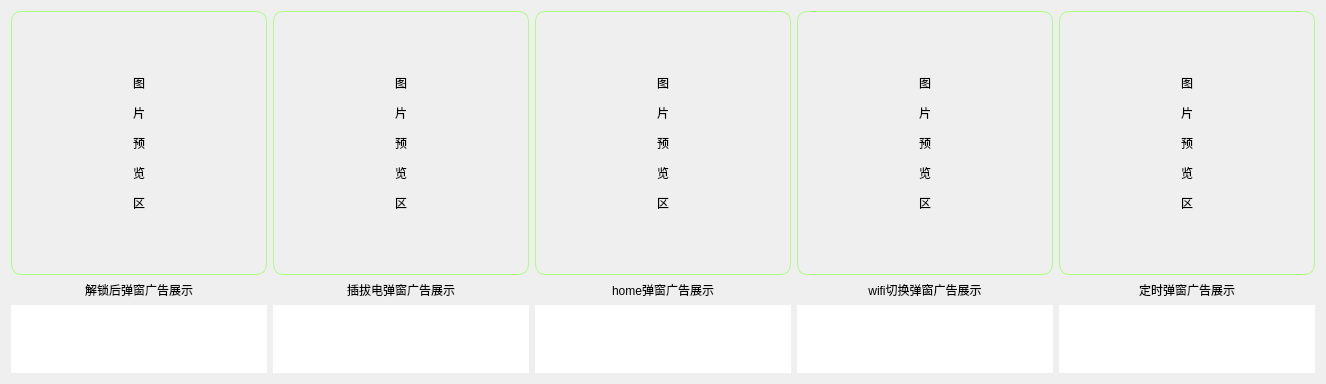
         <widget class="QWidget" name="tab_8">
          <attribute name="title">
           <string>广告截图页</string>
          </attribute>
          <layout class="QHBoxLayout" name="horizontalLayout_6">
           <item>
            <layout class="QVBoxLayout" name="verticalLayout_46" stretch="8,0,1">
             <item>
              <layout class="QVBoxLayout" name="verticalLayout_47">
               <item>
                <widget class="QLabel" name="unlock_ad_img">
                 <property name="styleSheet">
                  <string notr="true">border-color: rgb(170, 255, 127);
border-width: 1px;
border-style: solid;
border-radius:10px;
font: 20pt &quot;微软雅黑&quot;;</string>
                 </property>
                 <property name="text">
                  <string>&lt;html&gt;&lt;head/&gt;&lt;body&gt;&lt;p&gt;图&lt;/p&gt;&lt;p&gt;片&lt;/p&gt;&lt;p&gt;预&lt;/p&gt;&lt;p&gt;览&lt;/p&gt;&lt;p&gt;区&lt;/p&gt;&lt;/body&gt;&lt;/html&gt;</string>
                 </property>
                 <property name="alignment">
                  <set>Qt::AlignCenter</set>
                 </property>
                </widget>
               </item>
              </layout>
             </item>
             <item>
              <widget class="QLabel" name="label_33">
               <property name="text">
                <string>解锁后弹窗广告展示</string>
               </property>
               <property name="alignment">
                <set>Qt::AlignCenter</set>
               </property>
              </widget>
             </item>
             <item>
              <widget class="QTextBrowser" name="unlock_ad_path">
               <property name="styleSheet">
                <string notr="true">border-radius: 20px;
font: 10pt &quot;微软雅黑&quot;;
color: rgb(170, 255, 127);</string>
               </property>
              </widget>
             </item>
            </layout>
           </item>
           <item>
            <layout class="QVBoxLayout" name="verticalLayout_45" stretch="8,0,1">
             <item>
              <layout class="QVBoxLayout" name="verticalLayout_44">
               <item>
                <widget class="QLabel" name="charge_ad_img">
                 <property name="styleSheet">
                  <string notr="true">border-color: rgb(170, 255, 127);
border-width: 1px;
border-style: solid;
border-radius:10px;
font: 20pt &quot;微软雅黑&quot;;</string>
                 </property>
                 <property name="text">
                  <string>&lt;html&gt;&lt;head/&gt;&lt;body&gt;&lt;p&gt;图&lt;/p&gt;&lt;p&gt;片&lt;/p&gt;&lt;p&gt;预&lt;/p&gt;&lt;p&gt;览&lt;/p&gt;&lt;p&gt;区&lt;/p&gt;&lt;/body&gt;&lt;/html&gt;</string>
                 </property>
                 <property name="alignment">
                  <set>Qt::AlignCenter</set>
                 </property>
                </widget>
               </item>
              </layout>
             </item>
             <item>
              <widget class="QLabel" name="label_31">
               <property name="text">
                <string>插拔电弹窗广告展示</string>
               </property>
               <property name="alignment">
                <set>Qt::AlignCenter</set>
               </property>
              </widget>
             </item>
             <item>
              <widget class="QTextBrowser" name="charge_ad_path">
               <property name="styleSheet">
                <string notr="true">border-radius: 20px;
font: 10pt &quot;微软雅黑&quot;;
color: rgb(170, 255, 127);</string>
               </property>
              </widget>
             </item>
            </layout>
           </item>
           <item>
            <layout class="QVBoxLayout" name="verticalLayout_56" stretch="8,0,1">
             <item>
              <layout class="QVBoxLayout" name="verticalLayout_57">
               <item>
                <widget class="QLabel" name="home_ad_img">
                 <property name="styleSheet">
                  <string notr="true">border-color: rgb(170, 255, 127);
border-width: 1px;
border-style: solid;
border-radius:10px;
font: 20pt &quot;微软雅黑&quot;;</string>
                 </property>
                 <property name="text">
                  <string>&lt;html&gt;&lt;head/&gt;&lt;body&gt;&lt;p&gt;图&lt;/p&gt;&lt;p&gt;片&lt;/p&gt;&lt;p&gt;预&lt;/p&gt;&lt;p&gt;览&lt;/p&gt;&lt;p&gt;区&lt;/p&gt;&lt;/body&gt;&lt;/html&gt;</string>
                 </property>
                 <property name="alignment">
                  <set>Qt::AlignCenter</set>
                 </property>
                </widget>
               </item>
              </layout>
             </item>
             <item>
              <widget class="QLabel" name="label_39">
               <property name="text">
                <string>home弹窗广告展示</string>
               </property>
               <property name="alignment">
                <set>Qt::AlignCenter</set>
               </property>
              </widget>
             </item>
             <item>
              <widget class="QTextBrowser" name="home_ad_path">
               <property name="styleSheet">
                <string notr="true">border-radius: 20px;
font: 10pt &quot;微软雅黑&quot;;
color: rgb(170, 255, 127);</string>
               </property>
              </widget>
             </item>
            </layout>
           </item>
           <item>
            <layout class="QVBoxLayout" name="verticalLayout_48" stretch="8,0,1">
             <item>
              <layout class="QVBoxLayout" name="verticalLayout_49">
               <item>
                <widget class="QLabel" name="wifi_ad_img">
                 <property name="styleSheet">
                  <string notr="true">border-color: rgb(170, 255, 127);
border-width: 1px;
border-style: solid;
border-radius:10px;
font: 20pt &quot;微软雅黑&quot;;</string>
                 </property>
                 <property name="text">
                  <string>&lt;html&gt;&lt;head/&gt;&lt;body&gt;&lt;p&gt;图&lt;/p&gt;&lt;p&gt;片&lt;/p&gt;&lt;p&gt;预&lt;/p&gt;&lt;p&gt;览&lt;/p&gt;&lt;p&gt;区&lt;/p&gt;&lt;/body&gt;&lt;/html&gt;</string>
                 </property>
                 <property name="alignment">
                  <set>Qt::AlignCenter</set>
                 </property>
                </widget>
               </item>
              </layout>
             </item>
             <item>
              <widget class="QLabel" name="label_35">
               <property name="text">
                <string>wifi切换弹窗广告展示</string>
               </property>
               <property name="alignment">
                <set>Qt::AlignCenter</set>
               </property>
              </widget>
             </item>
             <item>
              <widget class="QTextBrowser" name="wifi_ad_path">
               <property name="styleSheet">
                <string notr="true">border-radius: 20px;
font: 10pt &quot;微软雅黑&quot;;
color: rgb(170, 255, 127);</string>
               </property>
              </widget>
             </item>
            </layout>
           </item>
           <item>
            <layout class="QVBoxLayout" name="verticalLayout_50" stretch="8,0,1">
             <item>
              <layout class="QVBoxLayout" name="verticalLayout_51">
               <item>
                <widget class="QLabel" name="timming_ad_img">
                 <property name="styleSheet">
                  <string notr="true">border-color: rgb(170, 255, 127);
border-width: 1px;
border-style: solid;
border-radius:10px;
font: 20pt &quot;微软雅黑&quot;;</string>
                 </property>
                 <property name="text">
                  <string>&lt;html&gt;&lt;head/&gt;&lt;body&gt;&lt;p&gt;图&lt;/p&gt;&lt;p&gt;片&lt;/p&gt;&lt;p&gt;预&lt;/p&gt;&lt;p&gt;览&lt;/p&gt;&lt;p&gt;区&lt;/p&gt;&lt;/body&gt;&lt;/html&gt;</string>
                 </property>
                 <property name="alignment">
                  <set>Qt::AlignCenter</set>
                 </property>
                </widget>
               </item>
              </layout>
             </item>
             <item>
              <widget class="QLabel" name="label_37">
               <property name="text">
                <string>定时弹窗广告展示</string>
               </property>
               <property name="alignment">
                <set>Qt::AlignCenter</set>
               </property>
              </widget>
             </item>
             <item>
              <widget class="QTextBrowser" name="timming_ad_path">
               <property name="styleSheet">
                <string notr="true">border-radius: 20px;
font: 10pt &quot;微软雅黑&quot;;
color: rgb(170, 255, 127);</string>
               </property>
              </widget>
             </item>
            </layout>
           </item>
          </layout>
         </widget>
